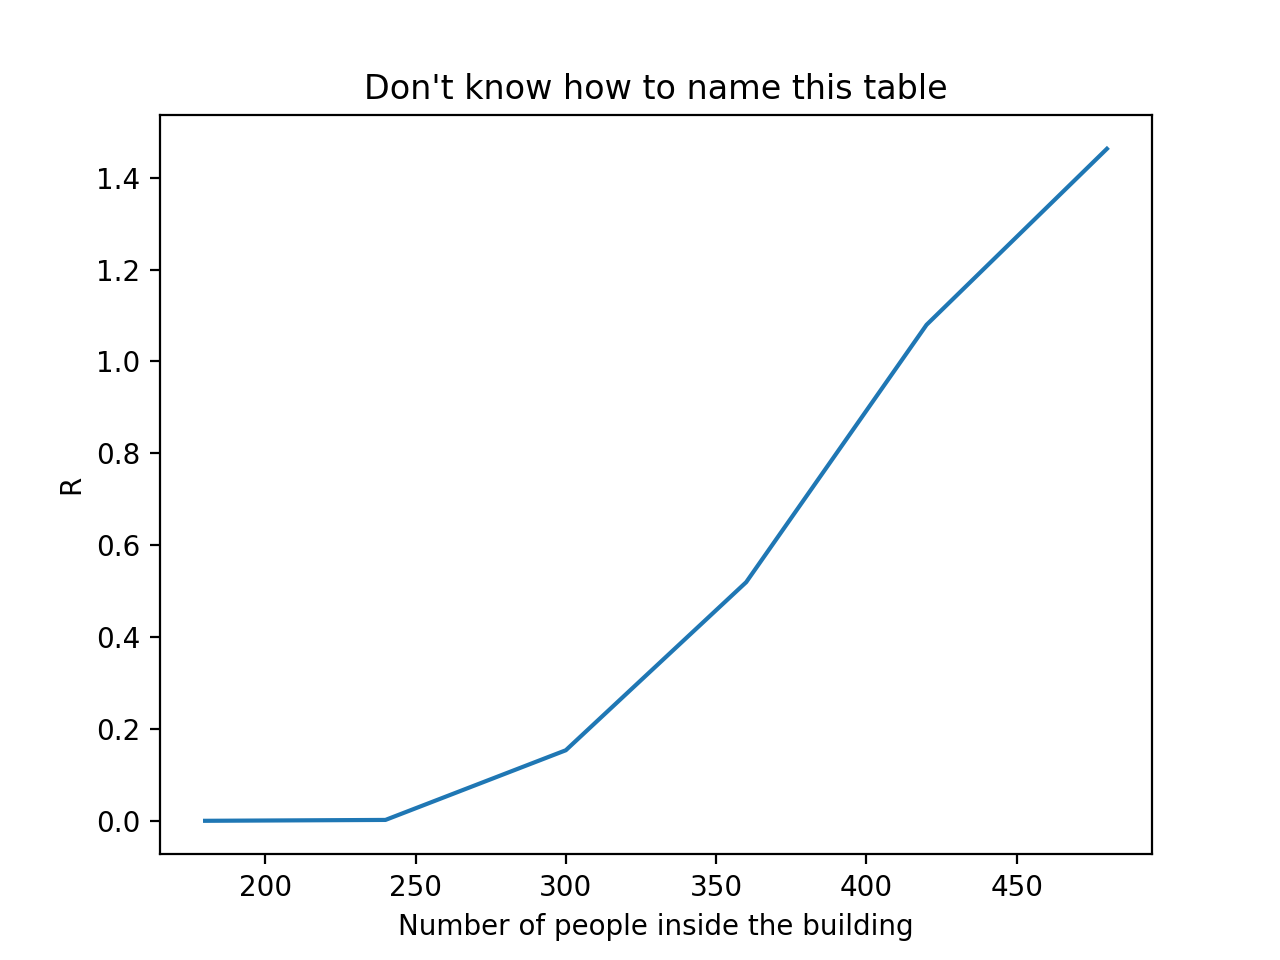

The script that drew this image:
import matplotlib.pyplot as plt
x=[180, 240, 300, 360, 420, 480]
y=[0, 0.0019,	0.1536,	0.5195,	1.0798,	1.4630]
plt.plot(x,y)
# plt.plot(x,y,label='',linewidth=1, color='r', marker='r')
plt.xlabel('Number of people inside the building')
plt.ylabel('R')
plt.title("Don't know how to name this table")
plt.legend()
plt.show()
